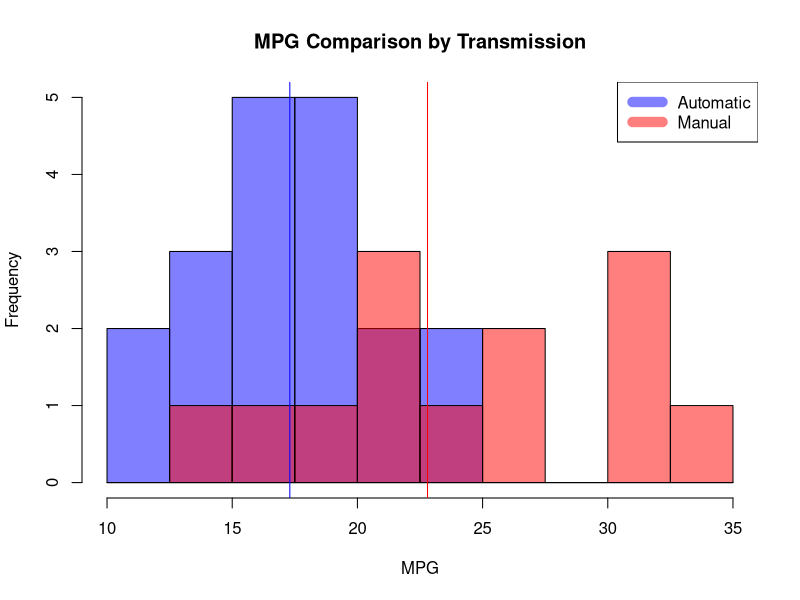
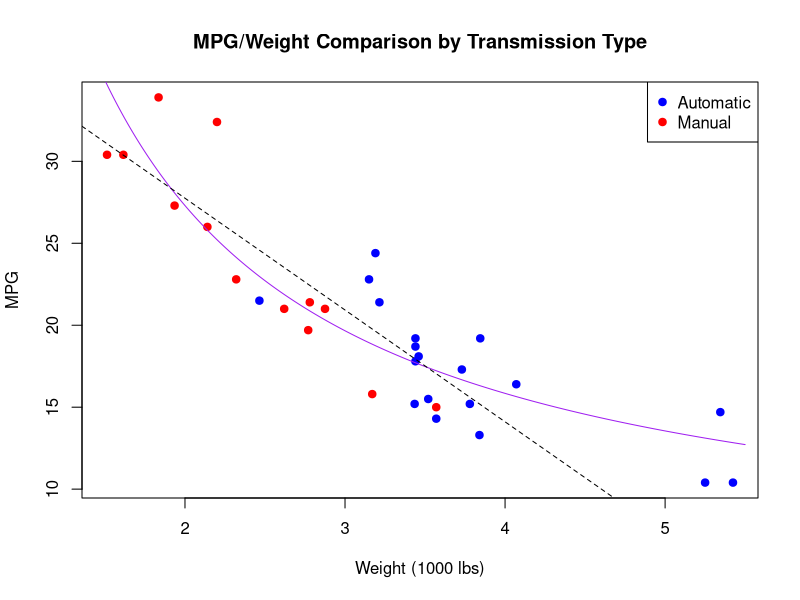
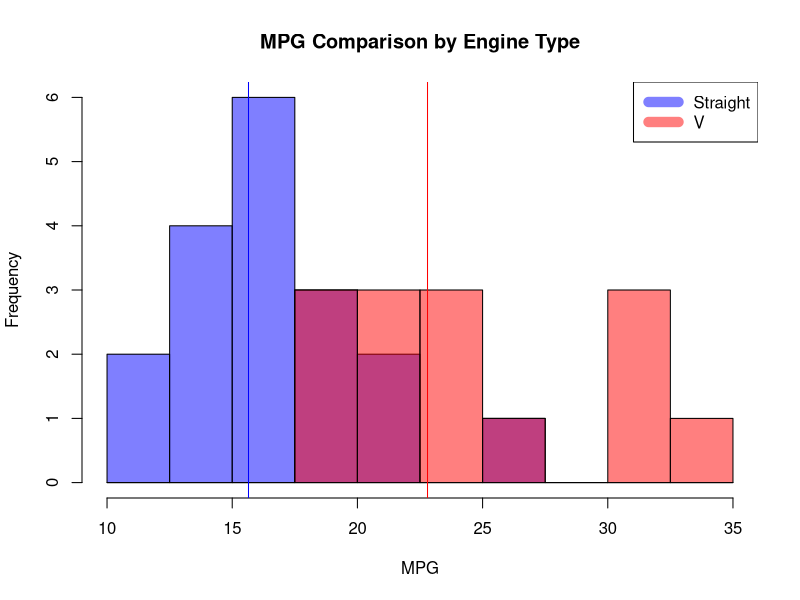
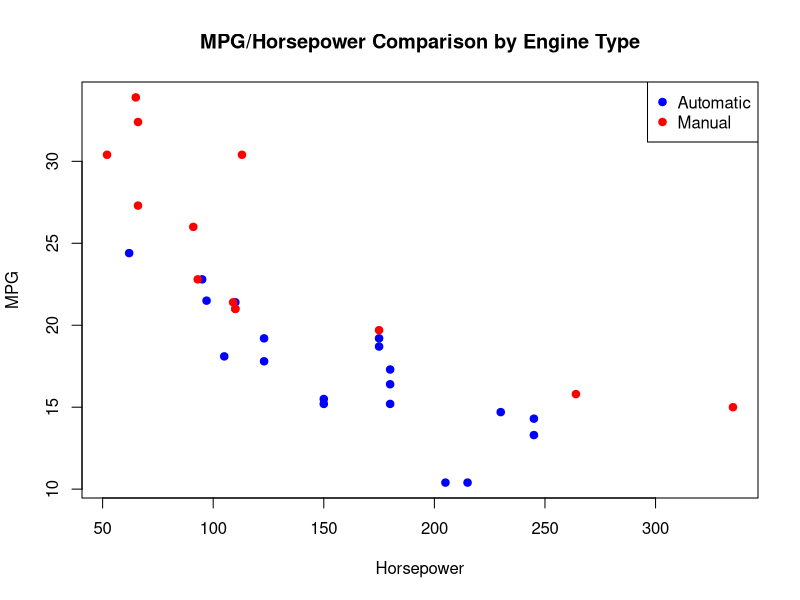
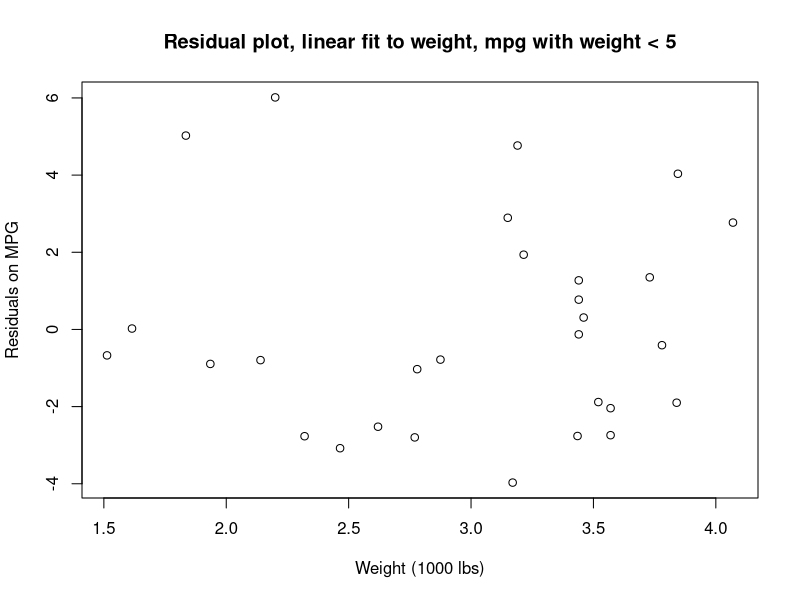
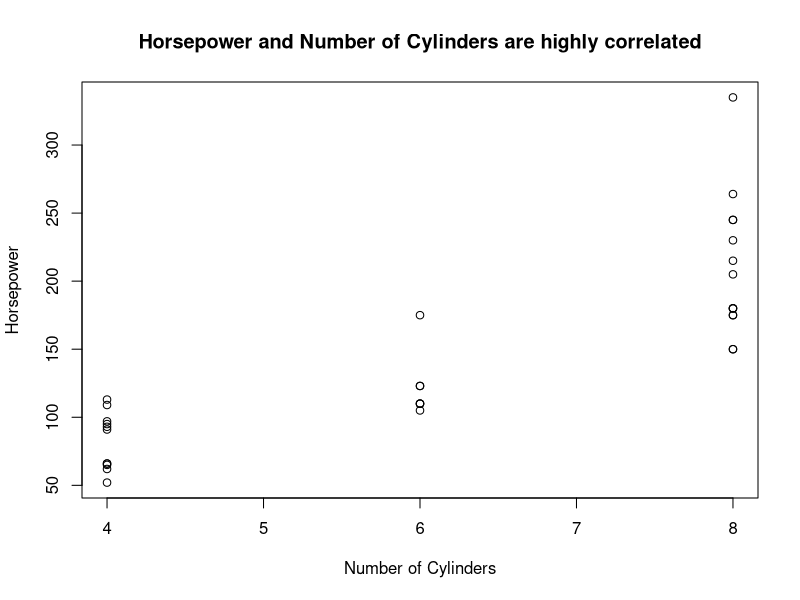
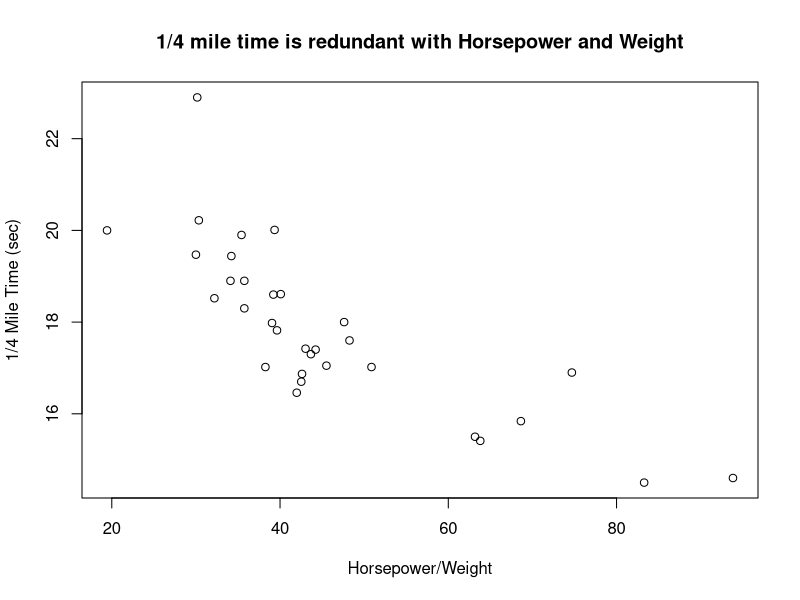

Write the R code that produced these figures, in order.
## ---- chunk 1
knitr::opts_chunk$set(echo = TRUE,fig.width = 6,fig.height = 4)
## ---- chunk 2
data(mtcars)
## ---- chunk 3
hist(mtcars$mpg[mtcars$am==0], col = rgb(0,0,1,0.5), xlim = c(10,35), breaks = seq(10,35,5/2),
     xlab = 'MPG', main = 'MPG Comparison by Transmission')
hist(mtcars$mpg[mtcars$am==1], col = rgb(1,0,0,0.5), xlim = c(10,35), breaks = seq(10,35,5/2), add = T)
abline(v = median(mtcars$mpg[mtcars$am==0]), col='blue')
abline(v = median(mtcars$mpg[mtcars$am==1]), col='red')
legend('topright', c('Automatic','Manual'), col=c(rgb(0,0,1,0.5), rgb(1,0,0,0.5)), lwd=10)
## ---- chunk 4
plot(mpg ~ wt, data = mtcars, type = 'n', xlab = 'Weight (1000 lbs)', ylab = 'MPG', main = 'MPG/Weight Comparison by Transmission Type')
points(mpg ~ wt, data = mtcars, subset = am == 0, pch = 19, col = 'blue')
points(mpg ~ wt, data = mtcars, subset = am == 1, pch = 19, col = 'red')
legend('topright',  c('Automatic','Manual'), col = c('blue','red'), pch = 19)
fit = lm(formula = mpg ~ I(wt^-1), data = mtcars); xdummy = seq(1.5,5.5,0.01)
lines(xdummy,fit$coefficients[1] + fit$coefficients[2]/xdummy, col = 'purple')
mtcut = mtcars[mtcars$wt < 5,]; abline(lm(mpg~wt, data = mtcut), lty = 2)
## ---- chunk 5
fit0 = lm(mpg ~ wt, data = mtcut)
fit1 = lm(mpg ~ wt + hp, data = mtcut)
fit2 = lm(mpg ~ wt + hp + factor(am) , data = mtcut)
fit3 = lm(mpg ~ wt + hp + factor(am) + factor(vs), data = mtcut)
fit4 = lm(mpg ~ wt + hp  + factor(am) + factor(vs)+ gear + carb + drat, data = mtcut)
anova(fit0,fit1,fit2,fit3,fit4)
## ---- chunk 6
hist(mtcars$mpg[mtcars$vs==0], col = rgb(0,0,1,0.5), xlim = c(10,35), breaks = seq(10,35,5/2),
     xlab = 'MPG', main = 'MPG Comparison by Engine Type')
hist(mtcars$mpg[mtcars$vs==1], col = rgb(1,0,0,0.5), xlim = c(10,35), breaks = seq(10,35,5/2),
     add = T)
abline(v = median(mtcars$mpg[mtcars$vs==0]), col='blue')
abline(v = median(mtcars$mpg[mtcars$vs==1]), col='red')
legend('topright', c('Straight','V'), col=c(rgb(0,0,1,0.5), rgb(1,0,0,0.5)), lwd=10)

plot(mpg ~ hp, data = mtcars, type = 'n', xlab = 'Horsepower', ylab = 'MPG',
     main = 'MPG/Horsepower Comparison by Engine Type')
points(mpg ~ hp, data = mtcars, subset = am == 0, pch = 19, col = 'blue')
points(mpg ~ hp, data = mtcars, subset = am == 1, pch = 19, col = 'red')
legend('topright',  c('Automatic','Manual'), col = c('blue','red'), pch = 19)

plot(mtcut$wt, resid(fit0), xlab = 'Weight (1000 lbs)', ylab = 'Residuals on MPG',
     main = 'Residual plot, linear fit to weight, mpg with weight < 5')
plot(hp ~ cyl, data = mtcars, xlab = 'Number of Cylinders', ylab = 'Horsepower',
     main = 'Horsepower and Number of Cylinders are highly correlated')
plot(mtcars$hp / mtcars$wt, mtcars$qsec, xlab = 'Horsepower/Weight', ylab = '1/4 Mile Time (sec)',
     main = '1/4 mile time is redundant with Horsepower and Weight')
